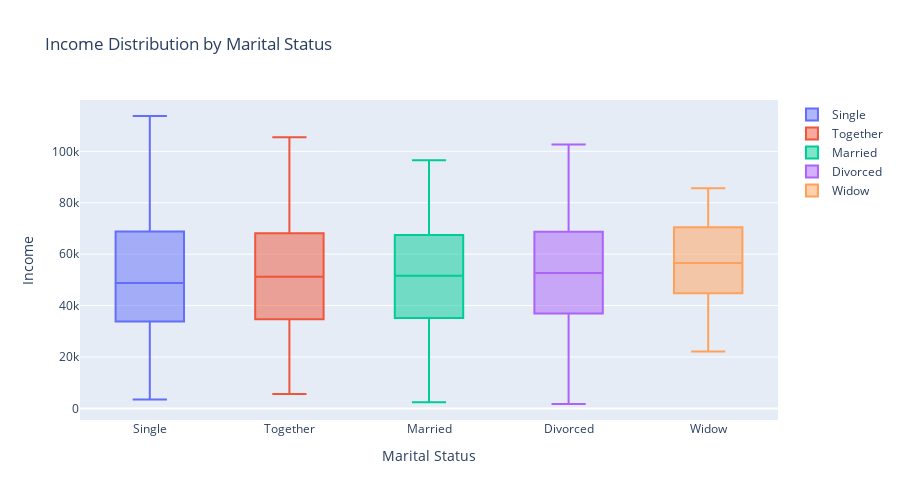

Notebook code for this chart:
### Code cell
# prompt: Draw the distribution of income based on martial plotly using boxplot each column has different color

import plotly.graph_objects as go

martial_idx2label = {
    0: "Divorced",
    1: "Married",
    2: "Single",
    3: "Together",
    4: "Widow"
}

# Assuming 'Income' is the income column and 'martial' is the marital status column
fig = go.Figure()

for martial_status in market_data['martial'].unique():
  subset = market_data[market_data['martial'] == martial_status]
  fig.add_trace(go.Box(y=subset['Income'],
                       name=martial_idx2label[martial_status]))

fig.update_layout(title='Income Distribution by Marital Status',
                  yaxis_title='Income',
                  xaxis_title='Marital Status',
                  width=WIDTH_PLOTLY, height=HEIGHT_PLOTLY)

fig.show()

### Figure 1 — Plotly figure (JSON) as saved in the notebook; plotly's stock layout.template omitted (floating-point values rounded to 4 significant figures; data arrays with more than 128 entries replaced by an {"elided": "..."} marker saying what was removed)
{"data": [{"name": "Single", "type": "box", "y": {"elided": "477 int values"}}, {"name": "Together", "type": "box", "y": {"elided": "568 int values"}}, {"name": "Married", "type": "box", "y": {"elided": "854 int values"}}, {"name": "Divorced", "type": "box", "y": {"elided": "230 int values"}}, {"name": "Widow", "type": "box", "y": [42429, 65486, 67680, 47916, 44551, 73455, 79946, 27038, 30372, 62187, 27421, 51529, 70165, 50520, 31880, 28457, 53653, 47682, 43638, 85620, 79800, 42429, 45006, 54162, 72298, 58330, 66731, 47570, 58330, 46984, 80995, 51390, 45684, 52278, 46779, 35340, 78028, 63285, 57513, 67369, 59184, 33438, 40049, 78427, 64866, 82032, 67786, 66033, 47111, 56551, 34213, 25358, 73705, 82571, 51569, 30372, 54111, 84953, 60208, 33051, 52278, 54356, 70792, 76842, 56551, 71670, 72643, 68117, 76320, 67046, 22123, 58275, 40590, 40590, 74859, 82032]}], "layout": {"height": 500, "title": {"text": "Income Distribution by Marital Status"}, "width": 900, "xaxis": {"title": {"text": "Marital Status"}}, "yaxis": {"title": {"text": "Income"}}}}
